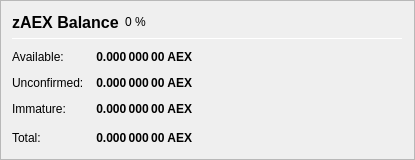
                       <widget class="QFrame" name="frame_ZerocoinBalances">
                        <property name="sizePolicy">
                         <sizepolicy hsizetype="Fixed" vsizetype="Fixed">
                          <horstretch>0</horstretch>
                          <verstretch>0</verstretch>
                         </sizepolicy>
                        </property>
                        <property name="minimumSize">
                         <size>
                          <width>415</width>
                          <height>160</height>
                         </size>
                        </property>
                        <property name="maximumSize">
                         <size>
                          <width>415</width>
                          <height>160</height>
                         </size>
                        </property>
                        <property name="baseSize">
                         <size>
                          <width>415</width>
                          <height>160</height>
                         </size>
                        </property>
                        <property name="frameShape">
                         <enum>QFrame::StyledPanel</enum>
                        </property>
                        <property name="frameShadow">
                         <enum>QFrame::Raised</enum>
                        </property>
                        <layout class="QVBoxLayout" name="verticalLayout_7">
                         <item>
                          <layout class="QHBoxLayout" name="horizontalLayout_8" stretch="0,0,0">
                           <item>
                            <widget class="QLabel" name="label_5z_3">
                             <property name="minimumSize">
                              <size>
                               <width>0</width>
                               <height>20</height>
                              </size>
                             </property>
                             <property name="font">
                              <font>
                               <pointsize>12</pointsize>
                               <weight>75</weight>
                               <bold>true</bold>
                              </font>
                             </property>
                             <property name="text">
                              <string>zAEX Balance</string>
                             </property>
                            </widget>
                           </item>
                           <item>
                            <widget class="QLabel" name="labelzAEXPercent">
                             <property name="text">
                              <string notr="true">0 %</string>
                             </property>
                            </widget>
                           </item>
                           <item>
                            <spacer name="horizontalSpacer_11">
                             <property name="orientation">
                              <enum>Qt::Horizontal</enum>
                             </property>
                             <property name="sizeHint" stdset="0">
                              <size>
                               <width>40</width>
                               <height>20</height>
                              </size>
                             </property>
                            </spacer>
                           </item>
                          </layout>
                         </item>
                         <item>
                          <widget class="Line" name="line_ZerocoinBalance">
                           <property name="minimumSize">
                            <size>
                             <width>0</width>
                             <height>1</height>
                            </size>
                           </property>
                           <property name="maximumSize">
                            <size>
                             <width>16777215</width>
                             <height>1</height>
                            </size>
                           </property>
                           <property name="orientation">
                            <enum>Qt::Horizontal</enum>
                           </property>
                          </widget>
                         </item>
                         <item>
                          <spacer name="verticalSpacer_7">
                           <property name="orientation">
                            <enum>Qt::Vertical</enum>
                           </property>
                           <property name="sizeType">
                            <enum>QSizePolicy::Fixed</enum>
                           </property>
                           <property name="sizeHint" stdset="0">
                            <size>
                             <width>20</width>
                             <height>5</height>
                            </size>
                           </property>
                          </spacer>
                         </item>
                         <item>
                          <layout class="QGridLayout" name="gridLayout_5">
                           <property name="spacing">
                            <number>12</number>
                           </property>
                           <item row="1" column="0">
                            <widget class="QLabel" name="labelzBalanceMatureText">
                             <property name="toolTip">
                              <string>Mature: more than 20 confirmation and more than 3 mints of the same denomination after it was minted.
These zAEX are spendable.</string>
                             </property>
                             <property name="text">
                              <string>Available:</string>
                             </property>
                            </widget>
                           </item>
                           <item row="2" column="0">
                            <widget class="QLabel" name="labelzBalanceUnconfirmedText">
                             <property name="toolTip">
                              <string>Unconfirmed: less than 20 confirmations
Immature: confirmed, but less than 3 mints of the same denomination after it was minted</string>
                             </property>
                             <property name="text">
                              <string>Unconfirmed:</string>
                             </property>
                            </widget>
                           </item>
                           <item row="4" column="2">
                            <spacer name="horizontalSpacer_4">
                             <property name="orientation">
                              <enum>Qt::Horizontal</enum>
                             </property>
                             <property name="sizeHint" stdset="0">
                              <size>
                               <width>40</width>
                               <height>20</height>
                              </size>
                             </property>
                            </spacer>
                           </item>
                           <item row="4" column="0">
                            <widget class="QLabel" name="labelzBalanceText">
                             <property name="toolTip">
                              <string>Your current zAEX balance, unconfirmed and immature zAEX included.</string>
                             </property>
                             <property name="text">
                              <string>Total:</string>
                             </property>
                            </widget>
                           </item>
                           <item row="4" column="1">
                            <widget class="QLabel" name="labelzBalance">
                             <property name="font">
                              <font>
                               <weight>75</weight>
                               <bold>true</bold>
                              </font>
                             </property>
                             <property name="cursor">
                              <cursorShape>IBeamCursor</cursorShape>
                             </property>
                             <property name="toolTip">
                              <string>Your current zAEX balance, unconfirmed and immature zAEX included.</string>
                             </property>
                             <property name="text">
                              <string notr="true">0.000 000 00 AEX</string>
                             </property>
                             <property name="alignment">
                              <set>Qt::AlignRight|Qt::AlignTrailing|Qt::AlignVCenter</set>
                             </property>
                             <property name="textInteractionFlags">
                              <set>Qt::LinksAccessibleByMouse|Qt::TextSelectableByKeyboard|Qt::TextSelectableByMouse</set>
                             </property>
                            </widget>
                           </item>
                           <item row="3" column="0">
                            <widget class="QLabel" name="labelzBalanceImmatureText">
                             <property name="toolTip">
                              <string>Unconfirmed: less than 20 confirmations
Immature: confirmed, but less than 3 mints of the same denomination after it was minted</string>
                             </property>
                             <property name="text">
                              <string>Immature:</string>
                             </property>
                            </widget>
                           </item>
                           <item row="2" column="1">
                            <widget class="QLabel" name="labelzBalanceUnconfirmed">
                             <property name="font">
                              <font>
                               <weight>75</weight>
                               <bold>true</bold>
                              </font>
                             </property>
                             <property name="toolTip">
                              <string>Unconfirmed: less than 20 confirmations
Immature: confirmed, but less than 3 mints of the same denomination after it was minted</string>
                             </property>
                             <property name="text">
                              <string notr="true">0.000 000 00 AEX</string>
                             </property>
                             <property name="alignment">
                              <set>Qt::AlignRight|Qt::AlignTrailing|Qt::AlignVCenter</set>
                             </property>
                            </widget>
                           </item>
                           <item row="1" column="1">
                            <widget class="QLabel" name="labelzBalanceMature">
                             <property name="font">
                              <font>
                               <weight>75</weight>
                               <bold>true</bold>
                              </font>
                             </property>
                             <property name="toolTip">
                              <string>Mature: more than 20 confirmation and more than 3 mints of the same denomination after it was minted.
These zAEX are spendable.</string>
                             </property>
                             <property name="text">
                              <string notr="true">0.000 000 00 AEX</string>
                             </property>
                             <property name="alignment">
                              <set>Qt::AlignRight|Qt::AlignTrailing|Qt::AlignVCenter</set>
                             </property>
                            </widget>
                           </item>
                           <item row="3" column="1">
                            <widget class="QLabel" name="labelzBalanceImmature">
                             <property name="font">
                              <font>
                               <weight>75</weight>
                               <bold>true</bold>
                              </font>
                             </property>
                             <property name="toolTip">
                              <string>Unconfirmed: less than 20 confirmations
Immature: confirmed, but less than 3 mints of the same denomination after it was minted</string>
                             </property>
                             <property name="text">
                              <string notr="true">0.000 000 00 AEX</string>
                             </property>
                             <property name="alignment">
                              <set>Qt::AlignRight|Qt::AlignTrailing|Qt::AlignVCenter</set>
                             </property>
                            </widget>
                           </item>
                          </layout>
                         </item>
                         <item>
                          <spacer name="verticalSpacer_4">
                           <property name="orientation">
                            <enum>Qt::Vertical</enum>
                           </property>
                           <property name="sizeHint" stdset="0">
                            <size>
                             <width>20</width>
                             <height>40</height>
                            </size>
                           </property>
                          </spacer>
                         </item>
                        </layout>
                       </widget>
